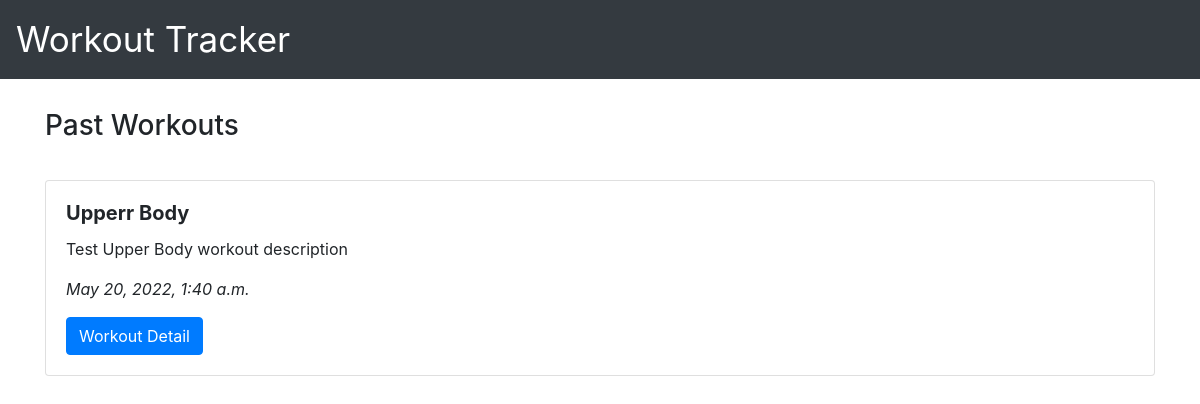
Before: / with the older database file.
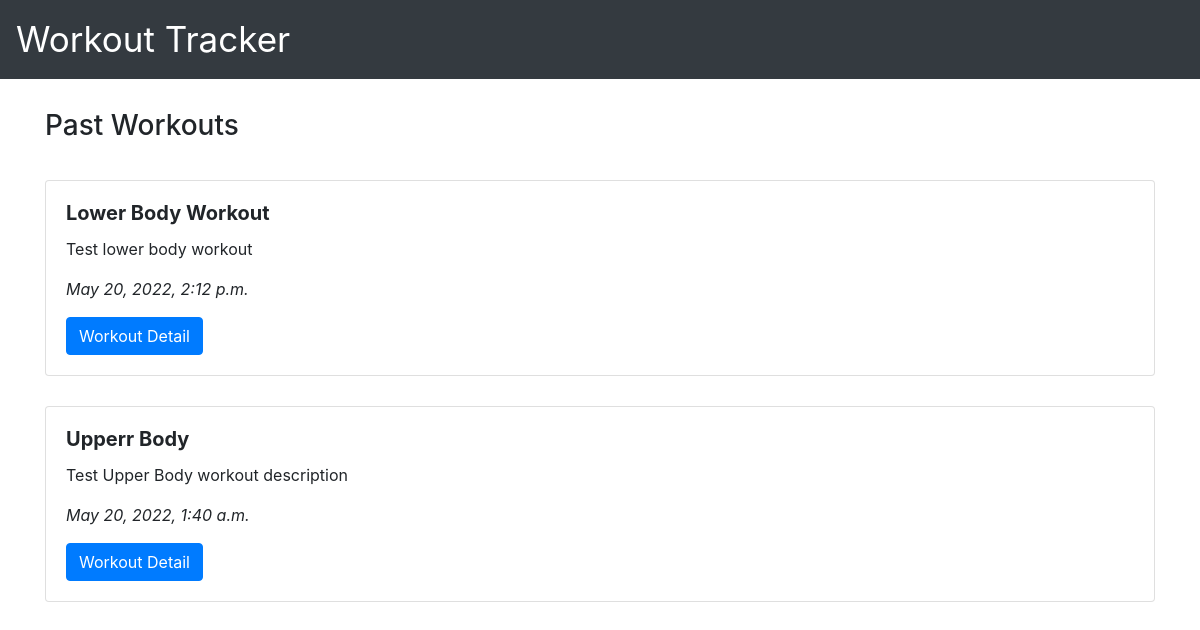
After: the same page with the newer database file.
### workout/models.py (models this page shows, shortened)
class Workout(models.Model):
  name        = models.CharField(max_length=70, verbose_name=('Name'))
  description = models.CharField(max_length=256, blank=True, null=True, verbose_name=('Description'))
  dateTime    = models.DateTimeField()
  exercises   = models.ManyToManyField('Exercise', related_name=('exercises'))
  class Meta:
    ordering = ['-dateTime']

### workout/views.py (the view)
# urls.py: path('', WorkoutsOverView.as_view(), name="workout_overview"),
class WorkoutsOverView(TemplateView):
    template_name = 'workout/overview.html'
    def get_context_data(self, **kwargs):
        context = super().get_context_data(**kwargs)
        context['workouts'] = Workout.objects.all()
        return context

### workout/templates/workout/overview.html
{% extends "workout/base.html" %}
{% block content %}
  <div class="container" style="padding-top: 30px">
    <h3>Past Workouts</h3>
  </div>
  {% for workout in workouts %}
  <div class="container" style="padding-top: 30px">
    <div class="card" style="">
      <div class="card-body">
        <h5 class="card-title font-weight-bold">{{ workout.name}}</h5>
        <p class="card-text">{{ workout.description }}</p>
        <p class="card-text font-italic">{{ workout.dateTime }}</p>
        <a href="{% url 'workout_detail' workout.pk %}" class="btn btn-primary">Workout Detail</a>
      </div>
    </div>
  </div>
  {% endfor %}
{% endblock %}

Changed rows visible on the page:
added Workout: name "Lower Body Workout", description "Test lower body workout", dateTime "May 20, 2022, 2:12 p.m."
